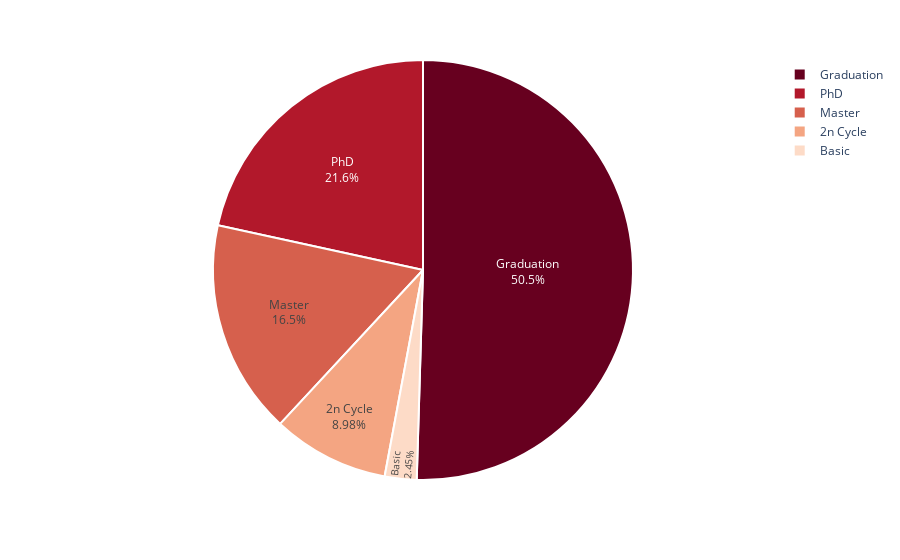

Write notebook code for a chart like this one.
### Code cell
education = df.Education.value_counts()

fig = px.pie(education, 
             values = education.values, 
             names = education.index,
             color_discrete_sequence=px.colors.sequential.RdBu)
fig.update_traces(textposition='inside', textinfo='percent+label', 
                  marker = dict(line = dict(color = 'white', width = 2)))
fig.show()

### Figure 1 — Plotly figure (JSON) as saved in the notebook; plotly's stock layout.template omitted (floating-point values rounded to 4 significant figures)
{"data": [{"domain": {"x": [0, 1], "y": [0, 1]}, "hovertemplate": "index=%{label}<br>value=%{value}<extra></extra>", "labels": ["Graduation", "PhD", "Master", "2n Cycle", "Basic"], "legendgroup": "", "marker": {"line": {"color": "white", "width": 2}}, "name": "", "showlegend": true, "textinfo": "percent+label", "textposition": "inside", "type": "pie", "values": [1113, 476, 364, 198, 54]}], "layout": {"legend": {"tracegroupgap": 0}, "margin": {"t": 60}, "piecolorway": ["rgb(103,0,31)", "rgb(178,24,43)", "rgb(214,96,77)", "rgb(244,165,130)", "rgb(253,219,199)", "rgb(247,247,247)", "rgb(209,229,240)", "rgb(146,197,222)", "rgb(67,147,195)", "rgb(33,102,172)", "rgb(5,48,97)"]}}
